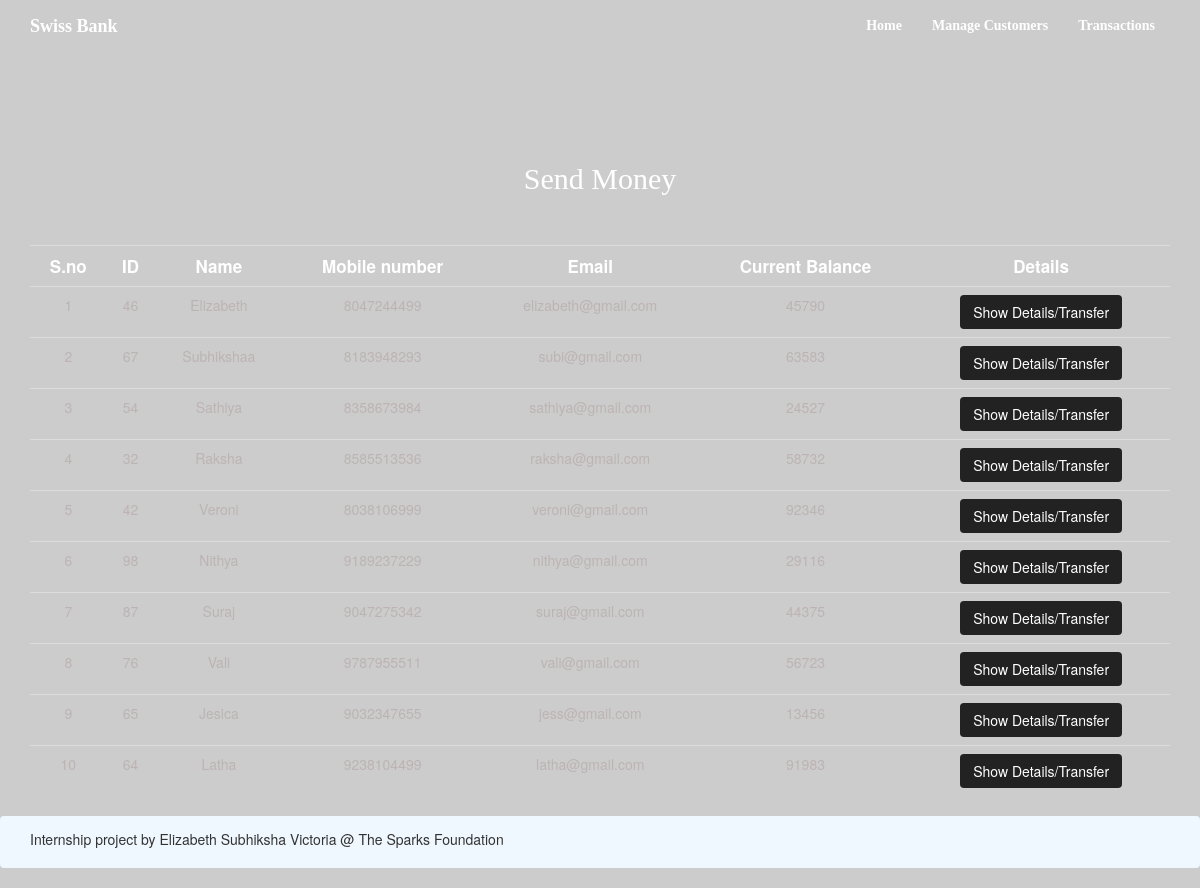
The page /customers.php on the database its author committed.
### tables this page shows
CREATE TABLE `user_details` (
  `id` int(10) NOT NULL,
  `name` varchar(50) NOT NULL,
  `mob_no` varchar(15) DEFAULT NULL,
  `email` varchar(40) DEFAULT NULL,
  `current_balance` varchar(40) DEFAULT NULL
);

### customers.php (the view, shortened to what this page needs)
<!DOCTYPE html>
<html lang="en">
<head>
  <link href="css/bootstrap.min.css" rel="stylesheet">
  <link rel="stylesheet" href="https://stackpath.bootstrapcdn.com/font-awesome/4.7.0/css/font-awesome.min.css">
</head>
<body>
  <?php
    include 'connection.php';
    $query = "SELECT * from user_details";
    $result = mysqli_query($con,$query);
  ?>
  <?php include 'navbar.php'; ?>
  <div class="container photo-cover">
    <h2 class="text-center pt-4" style="padding-top:70px; font-family: Montserrat; color: white;">Send Money</h2>
    <div class="table-responsive" style="padding-top:40px;">
      <table class="table ">
        <tr>
          <th class="text-center" style="color:#ffffff; font-size: 17px;">S.no</th>
          <th class="text-center" style="color:#ffffff; font-size: 17px;">ID</th>
          <th class="text-center" style="color:#ffffff; font-size: 17px;">Name</th>
          <th class="text-center" style="color:#ffffff; font-size: 17px;">Mobile number</th>
          <th class="text-center" style="color:#ffffff; font-size: 17px;">Email</th>
          <th class="text-center" style="color:#ffffff; font-size: 17px;">Current Balance</th>
          <th class="text-center" style="color:#ffffff; font-size: 17px;">Details</th>
        </tr>
        <?php
          $no = 1;
          while($row=mysqli_fetch_assoc($result)){
            echo '
              <tr>
                <td class="text-center" style="color:#bdb3b3;">'.$no.'</td>
                <td class="text-center" style="color:#bdb3b3;">'.$row['id'].'</td>
                <td class="text-center" style="color:#bdb3b3;">'.$row['name'].'</td>
                <td class="text-center" style="color:#bdb3b3;">'.$row['mob_no'].'</td>
                <td class="text-center" style="color:#bdb3b3;">'.$row['email'].'</td>
                <td class="text-center" style="color:#bdb3b3;">'.$row['current_balance'].'</td>
                <td class="text-center" style="color:#bdb3b3;"><a href="users.php?id= '.$row['id'].' "> <button type="button" class="btn" style="background-color:#222222; color:#ffffff; !important">Show Details/Transfer</button></a></td>
              </tr>';
              $no++;
          }
        ?>
      </table>
    </div>
  </div>
  <?php include "footer.php" ?>
</body>
</html>

### navbar.php (shortened to what this page needs)
<video autoplay muted loop id="bg-video">
  <source src="gfp-astro-timelapse.mp4" type="video/mp4">
</video>
<nav  class="navbar">
  <div class="container">
    <div class="navbar-header">
      <a style="font-weight: bold; font-family: Montserrat;"class="navbar-brand" href="index.php" >Swiss Bank</a>
    </div>
    <div class="collapse navbar-collapse" id="navbar">
      <ul style="font-weight: bold; font-family: Montserrat;" class="nav text-white navbar-nav navbar-right">
        <li><a href="index.php">Home</a></li>
        <li><a href="customers.php">Manage Customers</a></li>
        <li><a href="history.php">Transactions</a></li>
      </ul>
    </div>
  </div>
</nav>

### footer.php
<nav class="navbar text-white" style="background: aliceblue; ">
    <div class="container">
      <div class="navbar-header">
        <div class="navbar-brand center">
          <h5 style="margin-top:0px; ">Internship project by Elizabeth Subhiksha Victoria @ The Sparks Foundation</h5>
        </div>
      </div>
    </div>
  </nav>

### navbar.php (style rules this page uses)
#bg-video { position: fixed; left: 50%; top: 50%; bottom: auto; right: auto; min-width: 100%; min-height: 100%; transform: translateX(-50%) translateY(-50%); z-index: -100; background-image: url(https://picsum.photos/1920/720); background-position: center; background-size: cover; background-repeat: no-repeat; }

### rows shown on the page
user_details: id "46", name "Elizabeth", mob_no "8047244499", email "elizabeth@gmail.com", current_balance "45790"
user_details: id "67", name "Subhikshaa", mob_no "8183948293", email "subi@gmail.com", current_balance "63583"
user_details: id "54", name "Sathiya", mob_no "8358673984", email "sathiya@gmail.com", current_balance "24527"
user_details: id "32", name "Raksha", mob_no "8585513536", email "raksha@gmail.com", current_balance "58732"
user_details: id "42", name "Veroni", mob_no "8038106999", email "veroni@gmail.com", current_balance "92346"
user_details: id "98", name "Nithya", mob_no "9189237229", email "nithya@gmail.com", current_balance "29116"
user_details: id "87", name "Suraj", mob_no "9047275342", email "suraj@gmail.com", current_balance "44375"
user_details: id "76", name "Vali", mob_no "9787955511", email "vali@gmail.com", current_balance "56723"
user_details: id "65", name "Jesica", mob_no "9032347655", email "jess@gmail.com", current_balance "13456"
user_details: id "64", name "Latha", mob_no "9238104499", email "latha@gmail.com", current_balance "91983"
